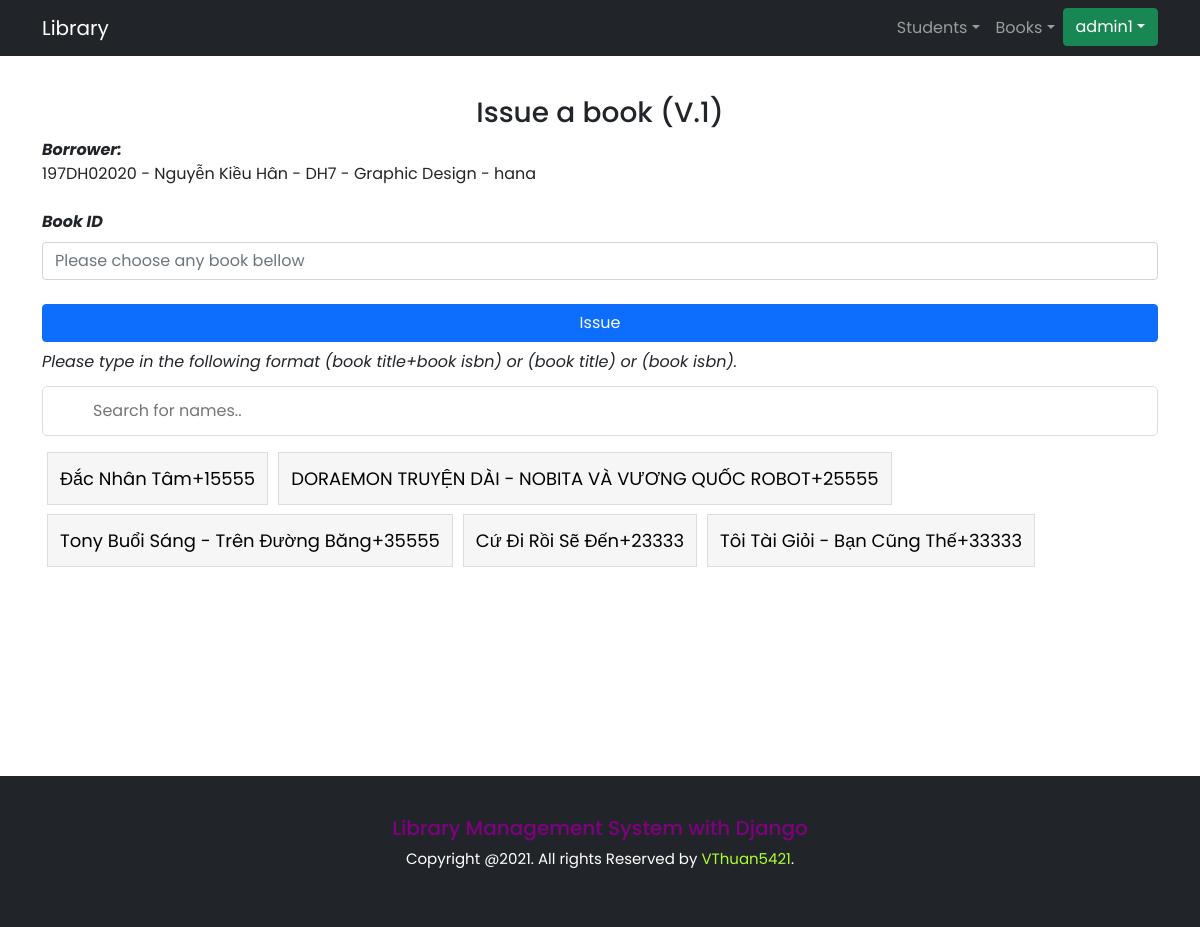
/issue_book1/1/ (signed in), run on an earlier commit of the app's database.
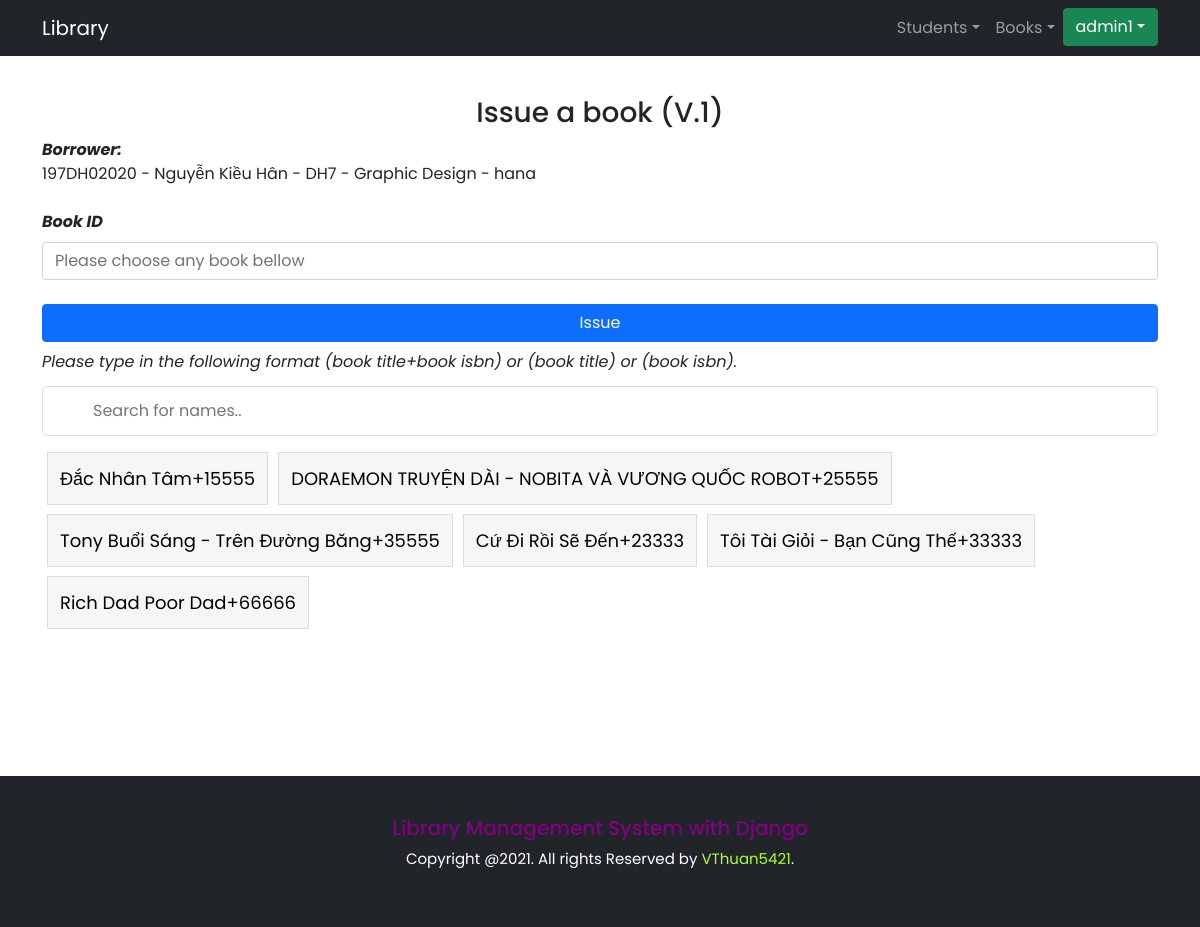
And on a later commit of the database.
### library_app/models.py (models this page shows, shortened)
class Book(models.Model):
    title = models.CharField(max_length = 200)
    author = models.CharField(max_length = 100)
    isbn = models.CharField('ISBN', max_length = 13, unique = True, help_text = '13 Character <a href="https://www.isbn-international.org/content/what-isbn">ISBN number</a>')
    genre = models.ManyToManyField(Genre, help_text = "Select a genre for this book")
    language = models.ForeignKey(Language, on_delete = models.SET_NULL, null = True)
    description = models.TextField(null = True, blank = True)
    total_copies = models.IntegerField()
    book_available = models.IntegerField(default = 0)
    image = models.ImageField(upload_to = 'book_image', blank = True)

### library_app/views.py (the view, shortened to what this page needs)
# urls.py: path('issue_book1/<int:myid>/', views.issue_book1, name = 'issue_book1'),
@login_required
def issue_book1(request, myid):
    if not request.user.is_superuser:
        return redirect("/")
    student = Student.objects.get(id = myid)
    book = Book.objects.all()
    issue_model = IssuedBook1()
    return render(request, 'issue_book1.html', {'student': student, 'book': book})

### library_app/models.py (called while the page is built)
def expiry():
    return datetime.today() + timedelta(days = 14)

### library_app/templates/issue_book1.html (shortened to what this page needs)
{% extends 'base.html' %}
{% load static %}
{% block body %}
<div class = "container padding-half">
    <h3 class = "text-center">Issue a book (V.1)</h3>
    <form method = "POST" class = "form" name = "issue_book">
        <div class = "row mt-2">
            <div class = "col-md-6 col-12 form-group">
                <label><i style = "font-weight: bold;">Borrower: </i></label>
                <p>{{student.roll_no}} - {{student.fullname}} - {{student.classroom}} - {{student.branch}} - {{student.user}}</p>
            </div>
        </div>
        <div class = "row mt-2">
            <div class = "col-md-12 col-12 form-group">
                <label><i style = "font-weight: bold;">Book ID</i></label>
                <input type="text" class = "form-control mt-2" name = "title_isbn" placeholder = "Please choose any book bellow" required>
            </div>
        </div>
        <button style = "width: 100%;" class = "btn btn-primary mt-4" type = "submit">Issue</button>
    </form>
    <div class = "note mt-2">
        <label><i>Please type in the following format (book title+book isbn) or (book title) or (book isbn).</i></label>
    </div>
    <input type="text" id="search_box" onkeyup="myFunction()" placeholder="Search for names.." title="Type in a name">
    <ul id="search_result">
        {% for i in book %}
        <li><a class = "book_result">{{i.title}}+{{i.isbn}}</a></li>
        {% endfor %}
    </ul>
</div>
{% endblock %}

What changed in the data, as far as the page shows it:
added Book: title "Rich Dad Poor Dad", isbn "66666"
